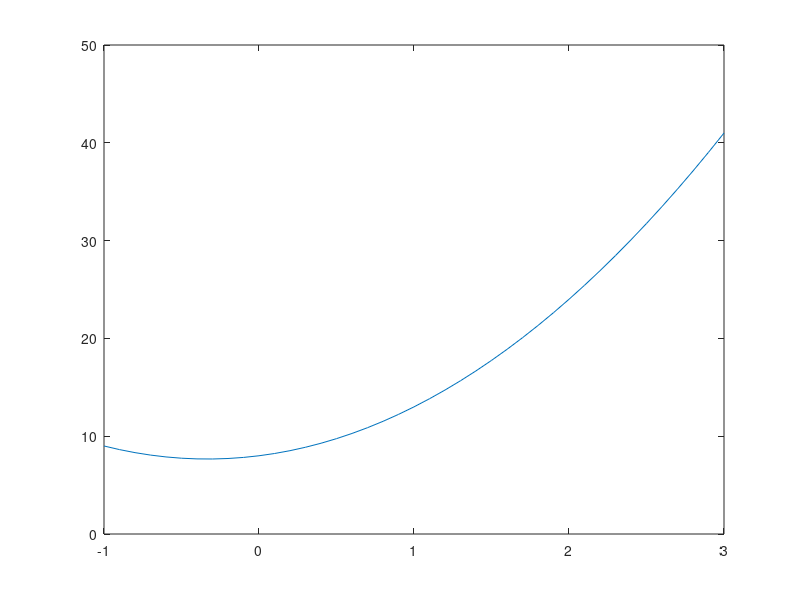

MATLAB code to generate this figure:
x= -1:0.1:3; %for i=-1;i<3; i+=0.1;
a=3;b=2;c=8;
y = x.^2;
term1=y*a;
term2=b*x;
term3=c*ones(size(term1));
f = term1+term2+term3;
plot(x,f)

